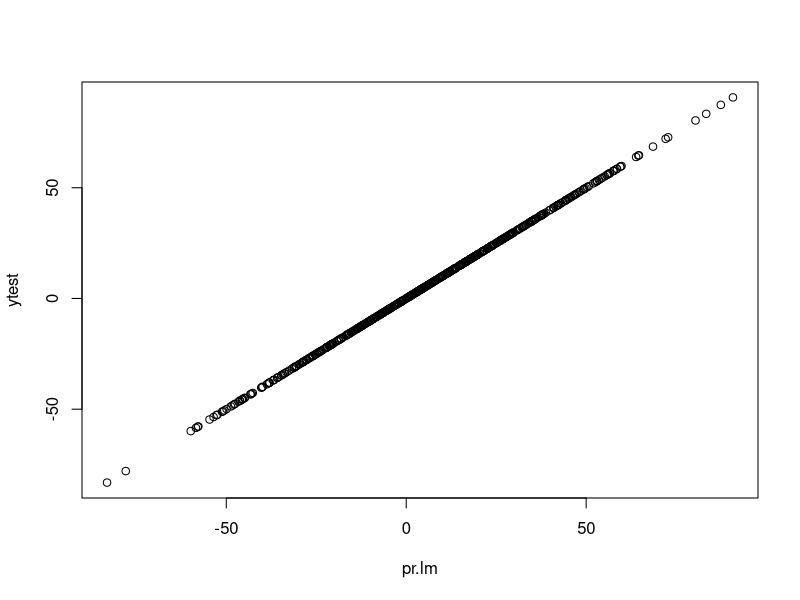

Here is the R script that generated this plot:
# we try to learn what OLS is, how it functions when the x's are highly correlated
# and how lasso and ridge take care of that

# our base equation is y = 2.7 + 2.9x1 + 7x2 + 9x3 + 6x4

# building training data

x1<-rnorm(2000,mean = 1,sd = 7)
x2<-rnorm(2000)
#x3<-x2+1+rnorm(2000)
x3<-x2+rnorm(2000)
x4<-runif(2000,min=-1,max=1)

data <- as.data.frame(cbind(x1,x2,x3,x4))

# checking to see if x2 x3 are indeed correlated or not
cor(data)

index<-1:2000
temp<-sample(index,1400,replace = FALSE)
train<-data[temp,]
test<-data[!index%in%temp,]

# getting the reference values
ytrain <- 2.7 + 2.9*train$x1 + 7*train$x2 + 9*train$x3 + 6*train$x4
ytest <- 2.7 + 2.9*test$x1 + 7*test$x2 + 9*test$x3 + 6*test$x4

train$y<-ytrain

# fitting the linear model on the train data

lm.fit <- lm(y~., data=train)
summary(lm.fit)

# Predicted data from lm
pr.lm <- predict(lm.fit,test)

plot(pr.lm,ytest)

